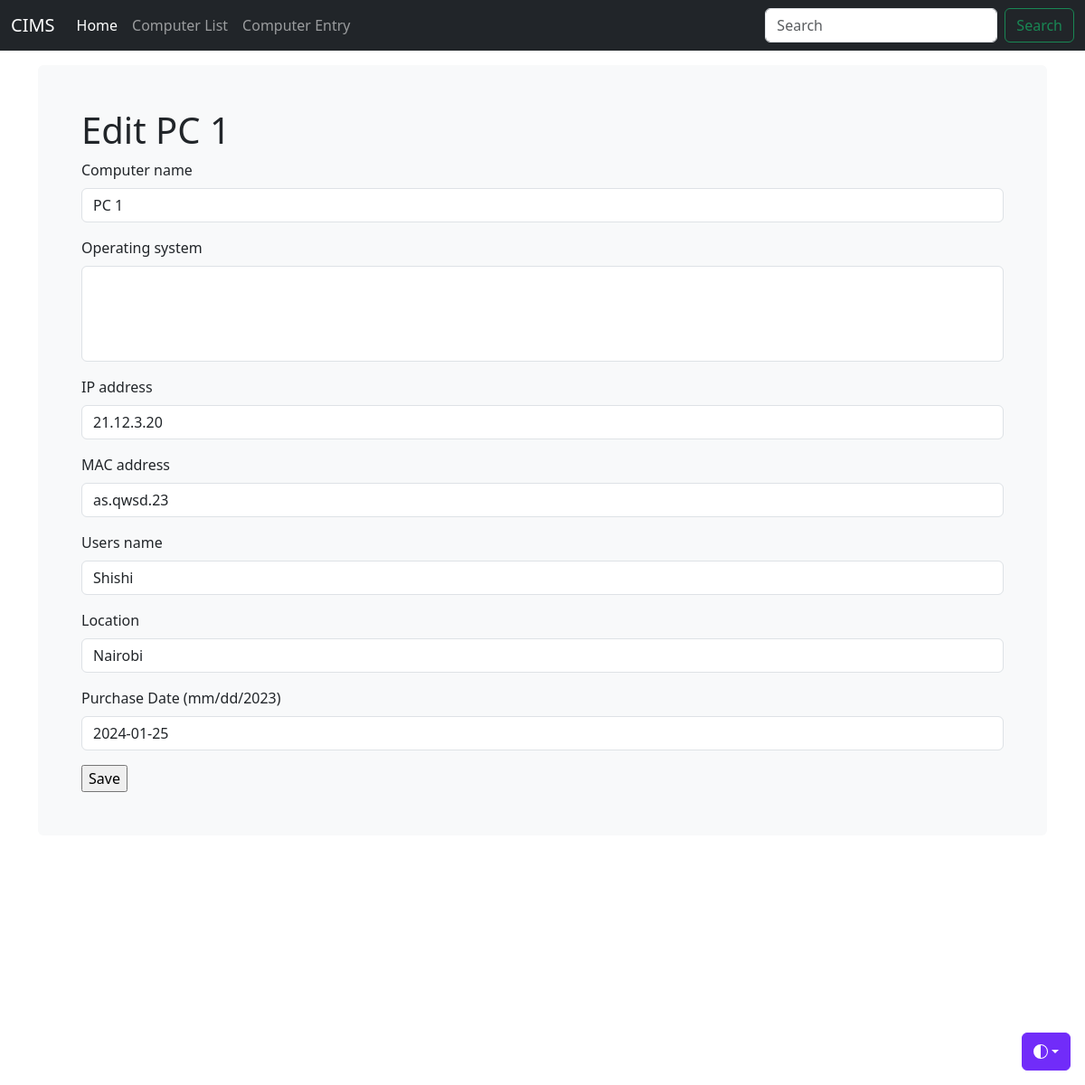
Before: /computer_list/1/ with the older database file.
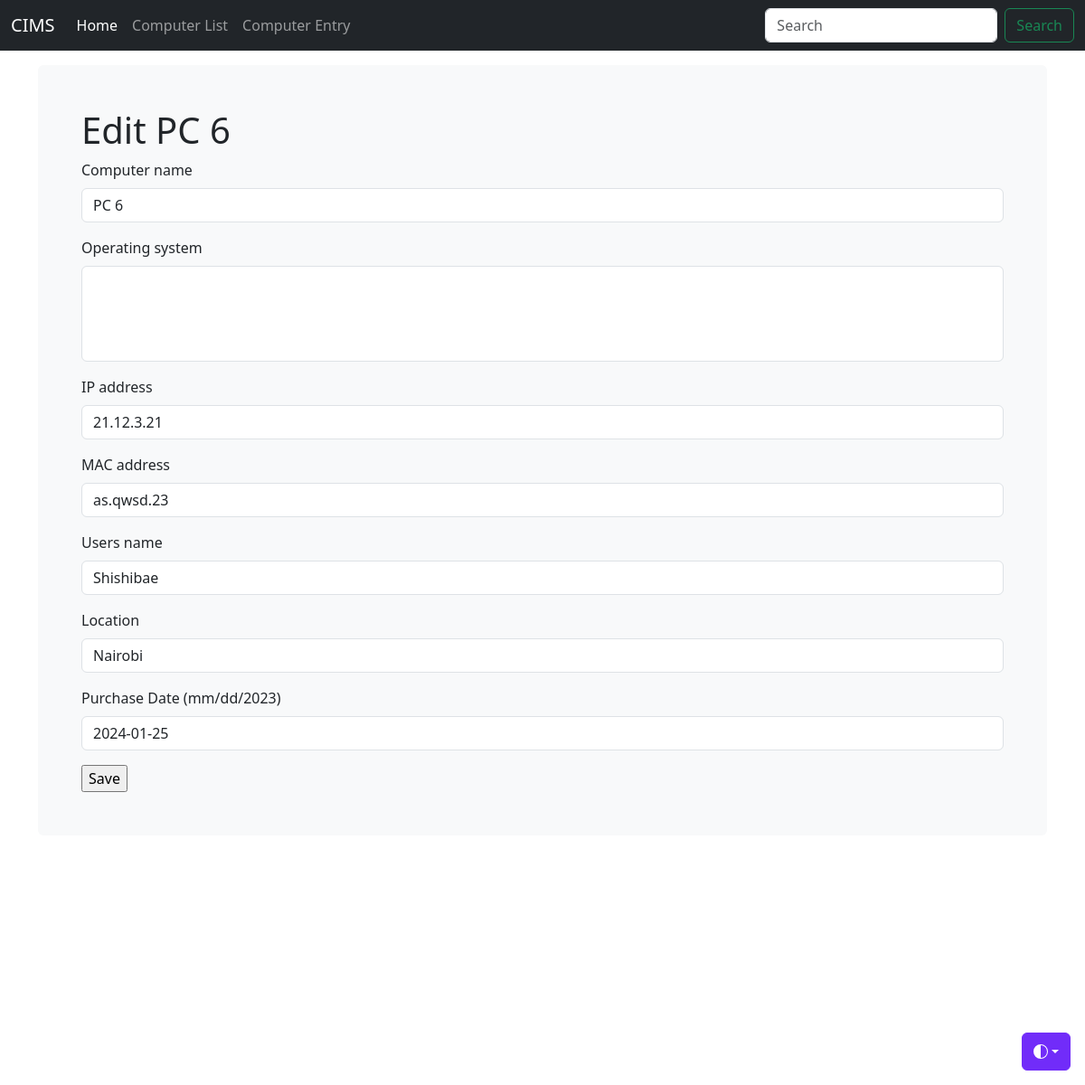
After: the same page with the newer database file.
### inventoryapp/models.py (models this page shows, shortened)
class Computer(models.Model):
    computer_name = models.CharField(max_length=30, blank=True)
    IP_address = models.CharField(max_length=30, blank=True)
    MAC_address = models.CharField(max_length=30, blank=True)
    operating_system = models.ManyToManyField(OperatingSystem, blank=True)
    users_name = models.CharField(max_length=30, blank=True)
    location = models.CharField(max_length=30, blank=True)
    purchase_date = models.DateField("Purchase Date (mm/dd/2023)", auto_now_add=False, auto_now=False, blank=True, null=True)
    timestamp = models.DateField(auto_now_add=True, auto_now=False, blank=True)
    export_to_CSV = models.BooleanField(default=False)

### inventoryapp/views.py (the view)
# urls.py: re_path(r'^computer_list/(?P<id>\d+)/$', computer_edit, name='computer_edit'),
def computer_edit(request, id=None):
    instance = get_object_or_404(Computer, id=id)
    form = ComputerForm(request.POST or None, instance=instance)
    if form.is_valid():
        instance = form.save(commit=False)
        instance.save()
        form.save_m2m()
        messages.success(request, 'Successfully Saved')
        return redirect('/computer_list')
    context = {
        "title": 'Edit ' + str(instance.computer_name),
        "instance": instance,
        "form": form,
    }
    return render(request, "computer_entry.html", context)

### inventoryapp/forms.py (shortened to what this page needs)
class ComputerForm(forms.ModelForm):
    class Meta:
        model = Computer
        fields = ['computer_name', 'operating_system','IP_address', 'MAC_address', 'users_name', 'location', 'purchase_date']

### inventoryapp/templates/computer_entry.html (shortened to what this page needs)
{% load static %} {% load django_bootstrap5 %}
<!DOCTYPE html>
<html lang="en" data-bs-theme="auto">
  <head>
    <link
      rel="stylesheet"
      href="https://cdn.jsdelivr.net/npm/@docsearch/css@3"
    />
    <link
      href="{% static 'css/bootstrap.min.css' %}"
      rel="stylesheet"
    />
    <link
      href="{% static 'js/jquery-ui-1.13.2/jquery-ui.min.css' %}"
      rel="stylesheet"
    />
    <link
      href="{% static 'js/jquery-ui-1.13.2/jquery-ui.structure.min.css' %}"
      rel="stylesheet"
    />
    <link
      href="{% static 'js/jquery-ui-1.13.2/jquery-ui.theme.min.css' %}"
      rel="stylesheet"
    />
    <link href="{% static 'css/stylesheet.css' %}" rel="stylesheet" />
    <link href="{% static 'css/navbar-fixed.css' %}" rel="stylesheet" />
  </head>
  <body>
    <div
      class="dropdown position-fixed bottom-0 end-0 mb-3 me-3 bd-mode-toggle"
    >
      <button
        class="btn btn-bd-primary py-2 dropdown-toggle d-flex align-items-center"
        id="bd-theme"
        type="button"
        aria-expanded="false"
        data-bs-toggle="dropdown"
        aria-label="Toggle theme (auto)"
      >
        <svg class="bi my-1 theme-icon-active" width="1em" height="1em">
          <use href="#circle-half"></use>
        </svg>
      </button>
    </div>
    {% include 'navbar.html' %}
    <main class="container">
      <div class="bg-body-tertiary p-5 rounded">
        <h1>{{ title }}</h1>
        <form method="post" action="">
          {% csrf_token %} {% for field in form %} {% bootstrap_field field %}
          {% endfor %}
          <input type="submit" value="Save" />
        </form>
      </div>
    </main>
  </body>
</html>

Changed rows visible on the page:
changed Computer "as.qwsd.23": computer_name "PC 1" → "PC 6"; IP_address "21.12.3.20" → "21.12.3.21"; users_name "Shishi" → "Shishibae"
Other visible differences:
{{ title }}: "Edit PC 1" → "Edit PC 6"
